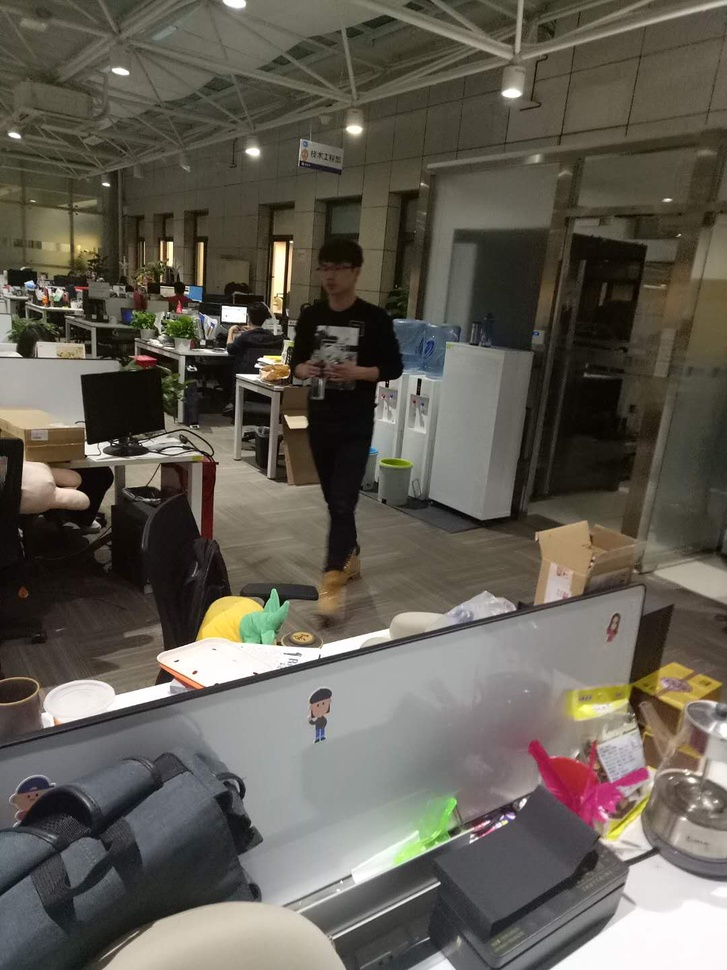
#> input picture program/detectioncar/data/images/people.jpg, 727 x 970 px, shrunk from 1080 x 1440 before the run
$ python checkpeople.py
#> lines starting #> are read from the running program, lines starting #| are printed output that depends on the picture; after the words box and inside, x2 and y2 are one past the last pixel; in counts of white or black regions, pixels touching at a corner belong together; long printed decimals are rounded
#-*-coding:utf-8-*-
__author__ = 'liurj'

# 使用opencv 的HOGDescriptor 函数来检测人

import cv2
import numpy as np

def is_inside(o,i):
    ox,oy,ow,oh = o
    ix,iy,iw,ih = i
    return ox>ix and oy > iy and ox + ow < ix + iw and oy +oh < iy +ih

def draw_person(img,person):
    x,y,w,h = person
    cv2.rectangle(img,(x,y),(x+w,y+h),(0,255,255),2)

img = cv2.imread("./data/images/people.jpg")
#> img is the input picture: shape (970, 727, 3); mean B, G, R 83.6, 93.3, 98.1
print (img.shape)
#| (970, 727, 3)
hog = cv2.HOGDescriptor()
hog.setSVMDetector(cv2.HOGDescriptor_getDefaultPeopleDetector())

# 该检测方法将返回一个与矩形相关的数组，可用该数组在图像上绘制形状
found,w = hog.detectMultiScale(img)
#> found = [[112, 453, 115, 230], [194, 267, 130, 260], [251, 268, 180, 361]]; w = [0.281, 0.54, 1.02]

print ("found")
print (found)
#| [[112 453 115 230]
#|  [194 267 130 260]
#|  [251 268 180 361]]
print ("w")
print (w)
#| [0.2811 0.5405 1.024]
found_filtered = []
for ri,r in enumerate(found):
    for qi,q in enumerate(found):
        if ri != qi and is_inside(r,q):
            break
        else:
            found_filtered.append(r)
#> this loop made 3 passes
#> after the loop, found_filtered = [[112, 453, 115, 230], [112, 453, 115, 230], [112, 453, 115, 230], [194, 267, 130, 260], [194, 267, 130, 260], [194, 267, 130, 260], [251, 268, 180, 361], [251, 268, 180, 361], [251, 268, 180, 361]]
for person in found_filtered:
    draw_person(img,person)
#> this loop made 9 passes
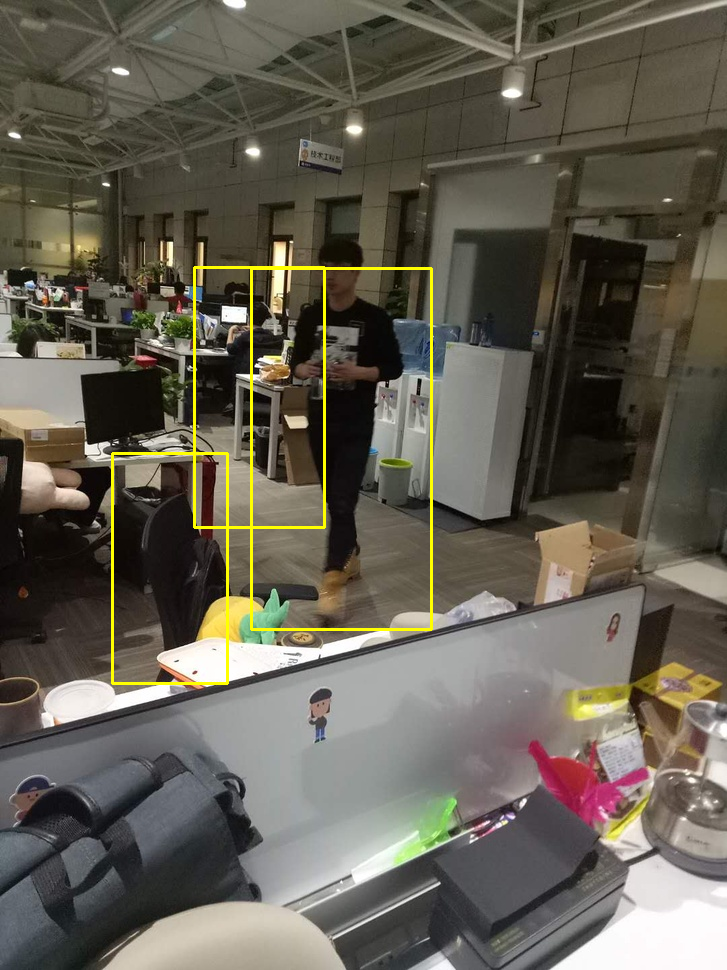
#> img: shape (970, 727, 3); 1.06% of pixels changed, all inside (x1, y1, x2, y2) = (111, 266, 433, 685)

cv2.imshow("people detection",img)
cv2.waitKey(0)
cv2.destroyAllWindows()
